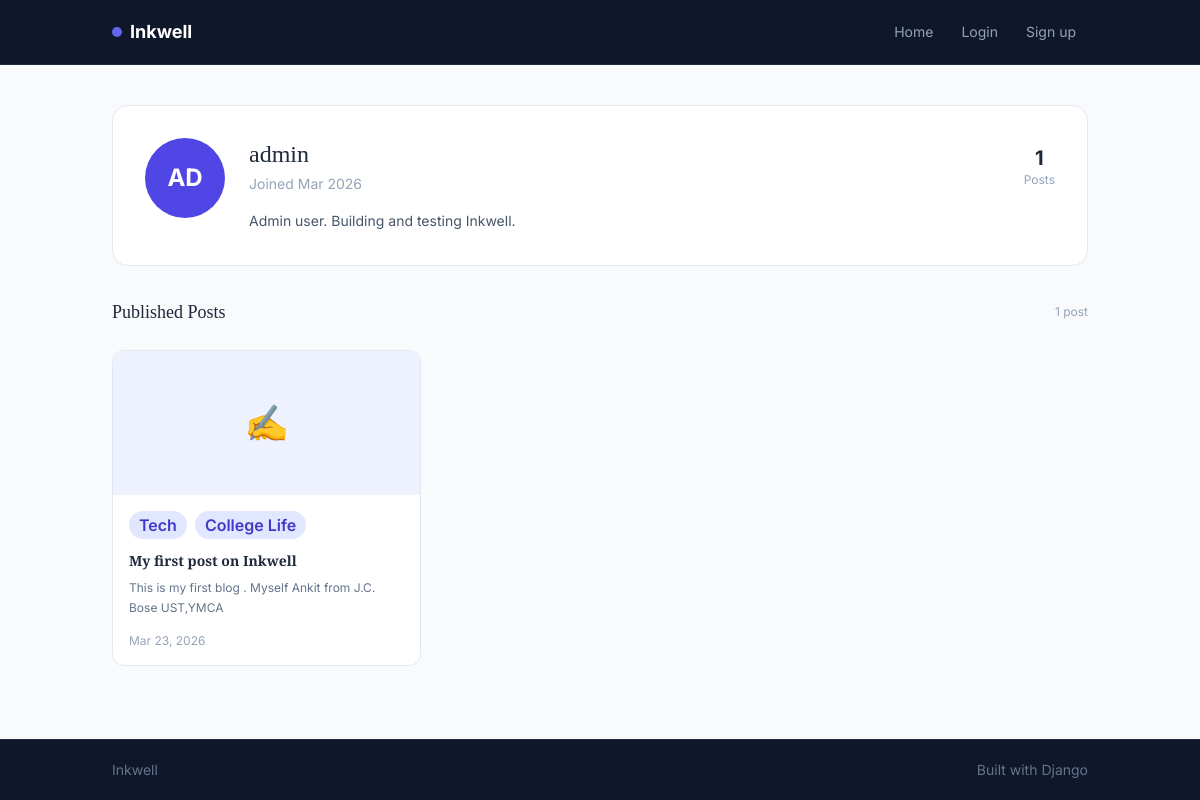
The app's page /profile/admin/, older data.
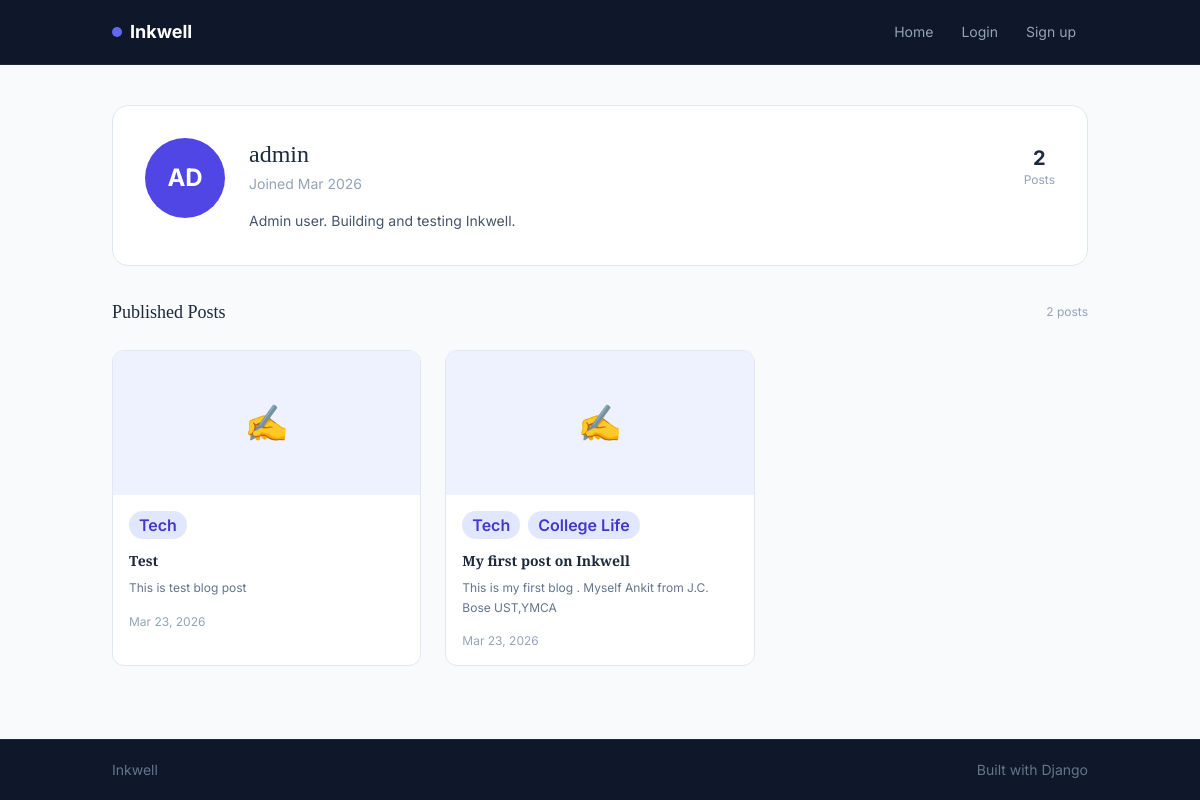
The same page, newer data.
### blog/models.py (models this page shows, shortened)
class Post(models.Model):
    STATUS_CHOICES = [
        ('draft', 'Draft'),
        ('published', 'Published'),
    ]
    title = models.CharField(max_length=200)
    slug = models.SlugField(max_length=200, unique=True)
    body = models.TextField()
    author = models.ForeignKey(User, on_delete=models.CASCADE, related_name='posts')
    tags = models.ManyToManyField(Tag, blank=True)
    thumbnail = models.ImageField(upload_to='thumbnails/', blank=True, null=True)
    status = models.CharField(max_length=10, choices=STATUS_CHOICES, default='draft')
    created_at = models.DateTimeField(auto_now_add=True)
    updated_at = models.DateTimeField(auto_now=True)
    class Meta:
        ordering = ['-created_at']

class Tag(models.Model):
    name = models.CharField(max_length=50, unique=True)
    slug = models.SlugField(max_length=50, unique=True)

### blog/views.py (the view)
# urls.py: path('profile/<str:username>/', views.profile, name='profile'),
def profile(request, username):
    user = get_object_or_404(User, username=username)
    try:
        user_profile = user.profile
    except UserProfile.DoesNotExist:
        user_profile = None
    posts = Post.objects.filter(author=user, status='published')
    return render(request, 'blog/profile.html', {
        'profile_user': user,
        'user_profile': user_profile,
        'posts': posts,
    })

### blog/templates/blog/profile.html (shortened to what this page needs)
{% extends 'blog/base.html' %}
{% block content %}
<div class="max-w-5xl mx-auto px-6 py-10">
    <div class="bg-white border border-slate-200 rounded-2xl p-8 mb-8">
        <div class="flex items-start gap-6">
            <div class="w-20 h-20 rounded-full bg-indigo-600 flex items-center justify-center text-white text-2xl font-bold flex-shrink-0">
                {% if user_profile and user_profile.profile_picture %}
                    <img src="{{ user_profile.profile_picture.url }}"
                         alt="{{ profile_user.username }}"
                         class="w-full h-full rounded-full object-cover">
                {% else %}
                    {{ profile_user.username|slice:":2"|upper }}
                {% endif %}
            </div>
            <div class="flex-1">
                <div class="flex items-center justify-between">
                    <div>
                        <h1 class="text-2xl text-slate-800 mb-1">{{ profile_user.username }}</h1>
                        <p class="text-sm text-slate-400">
                            Joined {{ profile_user.date_joined|date:"M Y" }}
                        </p>
                    </div>
                    <div class="flex gap-6">
                        <div class="text-center">
                            <p class="text-xl font-bold text-slate-800">{{ posts.count }}</p>
                            <p class="text-xs text-slate-400">Posts</p>
                        </div>
                    </div>
                </div>
                {% if user_profile and user_profile.bio %}
                <p class="text-sm text-slate-600 leading-relaxed mt-4 max-w-xl">
                    {{ user_profile.bio }}
                </p>
                {% else %}
                <p class="text-sm text-slate-400 leading-relaxed mt-4">
                    No bio yet.
                </p>
                {% endif %}
            </div>
        </div>
    </div>
    <div class="mb-6 flex items-center justify-between">
        <h2 class="text-lg text-slate-800">Published Posts</h2>
        <p class="text-xs text-slate-400">{{ posts.count }} post{{ posts.count|pluralize }}</p>
    </div>
    {% if posts %}
    <div class="grid grid-cols-3 gap-6">
        {% for post in posts %}
        <a href="{% url 'post_detail' post.slug %}"
           class="group bg-white rounded-xl border border-slate-200 overflow-hidden hover:shadow-md hover:-translate-y-1 transition-all">
            <div class="h-36 bg-indigo-50 flex items-center justify-center overflow-hidden">
                {% if post.thumbnail %}
                    <img src="{{ post.thumbnail.url }}" alt="{{ post.title }}" class="w-full h-full object-cover">
                {% else %}
                    <span class="text-4xl">✍️</span>
                {% endif %}
            </div>
            <div class="p-4">
                <div class="flex gap-2 mb-3 flex-wrap">
                    {% for tag in post.tags.all %}
                    <span class="bg-indigo-100 text-indigo-700 text[10px] font-semibold px-2.5 py-0.5 rounded-full">
                        {{ tag.name }}
                    </span>
                    {% endfor %}
                </div>
                <h3 class="text-sm font-semibold text-slate-800 leading-snug mb-2 group-hover:text-indigo-600 transition-all">
                    {{ post.title }}
                </h3>
                <p class="text-xs text-slate-500 leading-relaxed mb-4">
                    {{ post.body|truncatewords:15 }}
                </p>
                <p class="text-xs text-slate-400">{{ post.created_at|date:"M d, Y" }}</p>
            </div>
        </a>
        {% endfor %}
    </div>
    {% else %}
    <div class="bg-white border border-slate-200 rounded-2xl p-16 text-center">
        <p class="text-slate-400 text-sm">No published posts yet.</p>
    </div>
    {% endif %}
</div>
{% endblock %}

Row changes from the older to the newer data that the page shows:
added Post: title "Test", body "This is test blog post", created_at "Mar 23, 2026", Tag (name "Tech")
Text that changed along with them:
{{ posts.count }}: "1" → "2"
